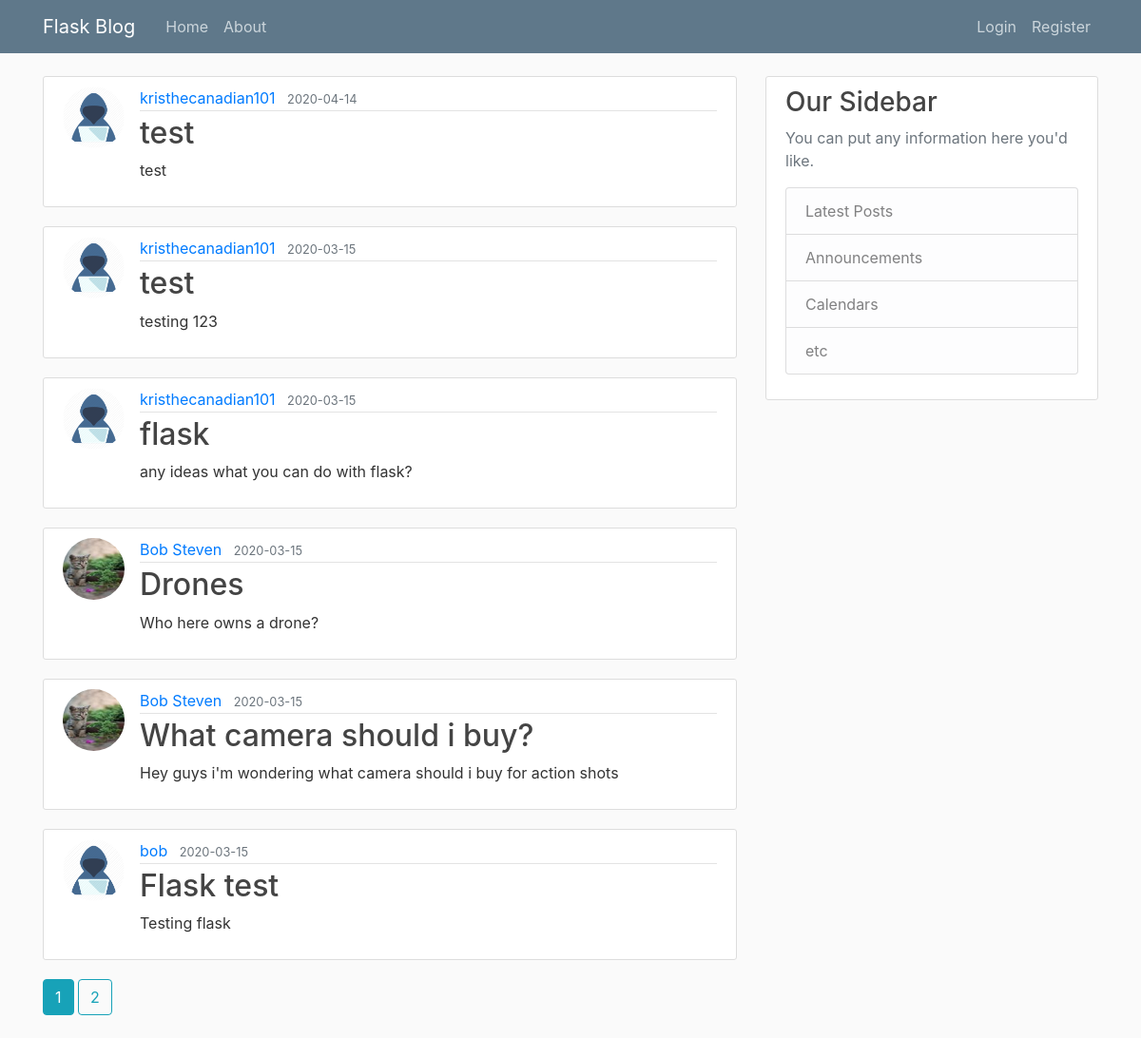
The page /home on the database its author committed.
### app/models.py (models this page shows, shortened)
class Post(db.Model):
    id = db.Column(db.Integer, primary_key=True)
    title = db.Column(db.String(100), nullable=False)
    date_posted = db.Column(db.DateTime, nullable=False, default=datetime.utcnow)
    content = db.Column(db.Text, nullable=False)
    user_id = db.Column(db.Integer, db.ForeignKey('user.id'), nullable=False)

class User(db.Model, UserMixin):
    id = db.Column(db.Integer, primary_key=True)
    username = db.Column(db.String(20), unique=True, nullable=False)
    email = db.Column(db.String(120), unique=True, nullable=False)
    image_file = db.Column(db.String(20), nullable=False, default='userimage.png')
    password = db.Column(db.String(60), nullable=False)
    posts = db.relationship('Post', backref='author', lazy=True)

### app/main/routes.py (the view)
@main.route('/')
@main.route('/home')
def home():
    page = request.args.get('page', 1, type=int)
    posts = Post.query.order_by(Post.date_posted.desc()).paginate(page=page, per_page=6)
    return render_template('home.html', posts=posts)

### app/templates/home.html (shortened to what this page needs)
{% extends 'base.html' %}
{% block content %}
    {% for post in posts.items %}
        <article class="media content-section">
            <img class="rounded-circle article-img"
                 src="{{ url_for('static', filename='profile_pics/' + post.author.image_file) }}" alt="profile picture">
            <div class="media-body">
                <div class="article-metadata">
                    <a class="mr-2" href="{{ url_for('users.user_posts', username=post.author.username) }}">{{ post.author.username }}</a>
                    <small class="text-muted">{{ post.date_posted.strftime('%Y-%m-%d') }}</small>
                </div>
                <h2><a class="article-title" href="{{ url_for('posts.post', post_id=post.id) }}">{{ post.title }}</a></h2>
                <p class="article-content">{{ post.content }}</p>
            </div>
        </article>
    {% endfor %}
    {% for page_num in posts.iter_pages(left_edge=1, right_edge=1, left_current=1, right_current=2) %}
        {% if page_num %}
            {% if posts.page == page_num %}
                <a class="btn btn-info mb-4" href="{{ url_for('main.home', page=page_num) }}">{{ page_num }}</a>
            {% else %}
                <a class="btn btn-outline-info mb-4" href="{{ url_for('main.home', page=page_num) }}">{{ page_num }}</a>
            {% endif %}
        {% endif %}
    {% endfor %}
{% endblock %}

### app/templates/base.html (shortened to what this page needs)
<!DOCTYPE html>
<html lang="en">
<head>
    <link rel="stylesheet" href="https://stackpath.bootstrapcdn.com/bootstrap/4.4.1/css/bootstrap.min.css"
>
    <link rel="stylesheet" type="text/css" href="{{ url_for('static', filename='main.css') }}">
</head>
<body>
<header class="site-header">
    <nav class="navbar navbar-expand-md navbar-dark bg-steel fixed-top">
        <div class="container">
            <a class="navbar-brand mr-4" href="/">Flask Blog</a>
            <div class="collapse navbar-collapse" id="navbarToggle">
                <div class="navbar-nav mr-auto">
                    <a class="nav-item nav-link" href="{{ url_for('main.home') }}">Home</a>
                    <a class="nav-item nav-link" href="{{ url_for('main.about') }}">About</a>
                </div>
                <div class="navbar-nav">
                    {% if current_user.is_authenticated %}
                        <a class="nav-item nav-link" href="{{ url_for('posts.new_post') }}">New Post</a>
                        <a class="nav-item nav-link" href="{{ url_for('users.account') }}">Account</a>
                        <a class="nav-item nav-link" href="{{ url_for('users.logout') }}">Logout</a>
                    {% else %}
                        <a class="nav-item nav-link" href="{{ url_for('users.login') }}">Login</a>
                        <a class="nav-item nav-link" href="{{ url_for('users.register') }}">Register</a>
                    {% endif %}
                </div>
            </div>
        </div>
    </nav>
</header>
<main role="main" class="container">
    <div class="row">
        <div class="col-md-8">
            {% block content %}{% endblock %}
        </div>
        <div class="col-md-4">
            <div class="content-section">
                <h3>Our Sidebar</h3>
                <p class='text-muted'>You can put any information here you'd like.
                <ul class="list-group">
                    <li class="list-group-item list-group-item-light">Latest Posts</li>
                    <li class="list-group-item list-group-item-light">Announcements</li>
                    <li class="list-group-item list-group-item-light">Calendars</li>
                    <li class="list-group-item list-group-item-light">etc</li>
                </ul>
                </p>
            </div>
        </div>
    </div>
</main>
</body>
</html>

### app/static/main.css (style rules this page uses)
body { background: #fafafa; color: #333333; margin-top: 5rem; }
h1, h2, h3, h4, h5, h6 { color: #444444; }
.bg-steel { background-color: #5f788a; }
.site-header .navbar-nav .nav-link { color: #cbd5db; }
.content-section { background: #ffffff; padding: 10px 20px; border: 1px solid #dddddd; border-radius: 3px; margin-bottom: 20px; }
.article-title { color: #444444; }
.article-content { white-space: pre-line; }
.article-img { height: 65px; width: 65px; margin-right: 16px; }
.article-metadata { padding-bottom: 1px; margin-bottom: 4px; border-bottom: 1px solid #e3e3e3 }

### rows shown on the page
Post: image_file (picture), author.username "kristhecanadian101", date_posted "2020-04-14", title "test", content "test"
Post: image_file (picture), author.username "kristhecanadian101", date_posted "2020-03-15", title "test", content "testing 123"
Post: image_file (picture), author.username "kristhecanadian101", date_posted "2020-03-15", title "flask", content "any ideas what you can do with flask?"
Post: image_file (picture), author.username "Bob Steven", date_posted "2020-03-15", title "Drones", content "Who here owns a drone?"
Post: image_file (picture), author.username "Bob Steven", date_posted "2020-03-15", title "What camera should i buy?", content "Hey guys i'm wondering what camera should i buy for action shots"
Post: image_file (picture), author.username "bob", date_posted "2020-03-15", title "Flask test", content "Testing flask"

### other values the page prints
{{ page_num }} "1"
{{ page_num }} "2"
